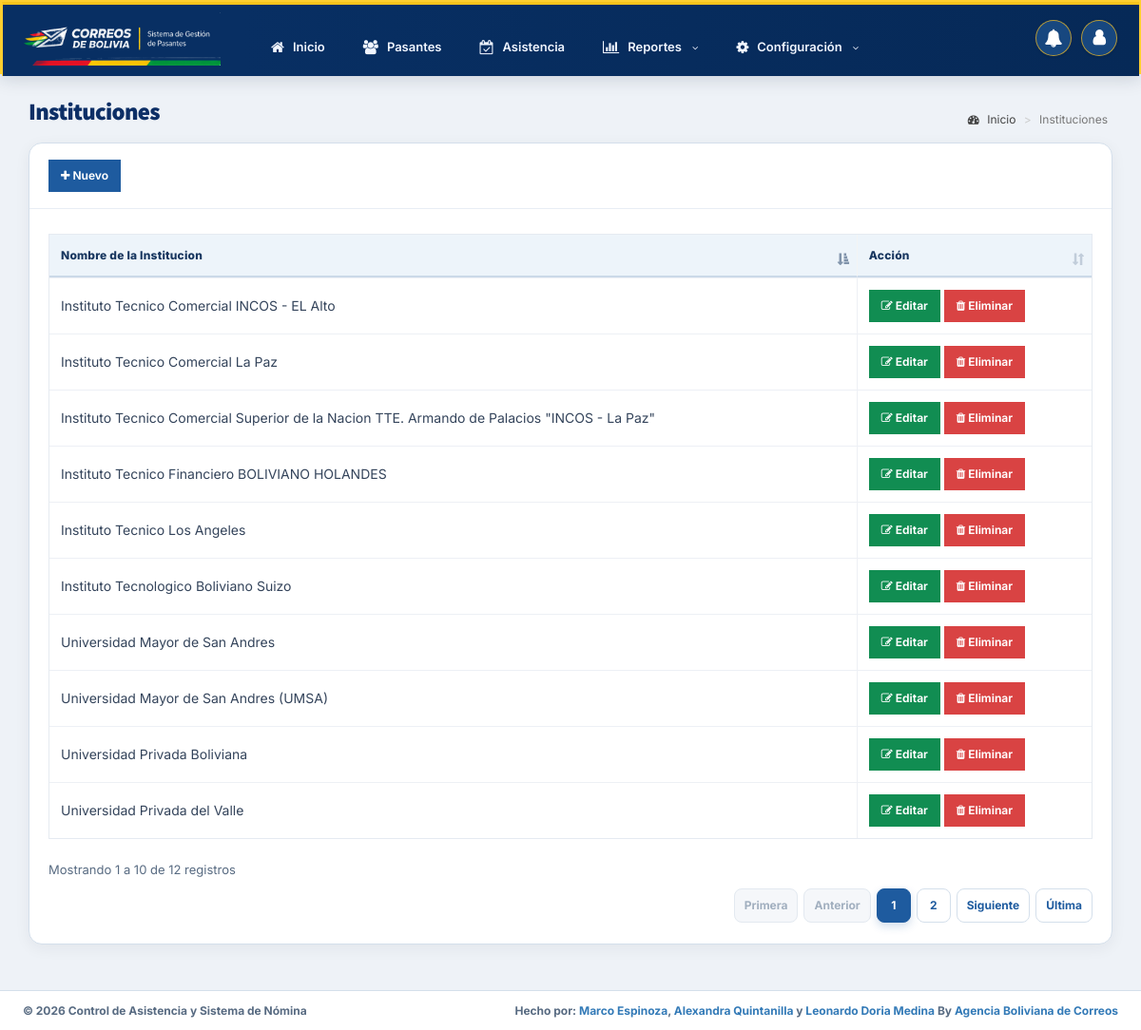
Screenshot of /admin/institution.php (signed in) with the database file from the repository.
### tables this page shows
CREATE TABLE IF NOT EXISTS `institution` (
  `id` int(11) NOT NULL AUTO_INCREMENT,
  `name_institution` text NOT NULL,
  PRIMARY KEY (`id`)
);

### admin/includes/session.php (called while the page is built, shortened)
<?php
require_once __DIR__ . '/conn.php';
$adminId = (int) $_SESSION['admin'];
$statement = $conn->prepare('SELECT * FROM admin WHERE id = ?');
$statement->bind_param('i', $adminId);
$statement->execute();
$user = $statement->get_result()->fetch_assoc();

### admin/institution.php (the view, shortened to what this page needs)
<?php include 'includes/session.php'; ?>
<?php include 'includes/header.php'; ?>
<body class="hold-transition skin-blue sidebar-mini">
  <div class="wrapper">
    <?php include 'includes/navbar.php'; ?>
    <div class="content-wrapper">
      <section class="content-header">
        <h1>
          Instituciones
        </h1>
        <ol class="breadcrumb">
          <li><a href="#"><i class="fa fa-dashboard"></i> Inicio</a></li>
          <li class="active">Instituciones</li>
        </ol>
      </section>
      <section class="content">
        <div class="row">
          <div class="col-xs-12">
            <div class="box">
              <div class="box-header with-border">
                <a href="#addnew" data-toggle="modal" class="btn btn-primary btn-sm btn-flat"><i class="fa fa-plus"></i> Nuevo</a>
              </div>
              <div class="box-body">
                <table id="example1" class="table table-bordered catalog-list-table">
                  <thead>
                    <th>Nombre de la Institucion</th>
                    <th>Acción</th>
                  </thead>
                  <tbody>
                    <?php
                    $sql = "SELECT * FROM institution";
                    $query = $conn->query($sql);
                    while ($row = $query->fetch_assoc()) {
                      echo "
                        <tr>
                          <td>" . $row['name_institution'] . "</td>
                          <td>
                            <button class='btn btn-success btn-sm edit btn-flat' data-id='" . $row['id'] . "'><i class='fa fa-edit'></i> Editar</button>
                            <button class='btn btn-danger btn-sm delete btn-flat' data-id='" . $row['id'] . "'><i class='fa fa-trash'></i> Eliminar</button>
                          </td>
                        </tr>
                      ";
                    }
                    ?>
                  </tbody>
                </table>
              </div>
            </div>
          </div>
        </div>
      </section>
    </div>
    <?php include 'includes/footer.php'; ?>
  </div>
</body>
</html>

### admin/includes/header.php (shortened to what this page needs)
<!DOCTYPE html>
<html>
<head>
  	<link rel="stylesheet" href="../bower_components/bootstrap/dist/css/bootstrap.min.css">
  	<link rel="stylesheet" href="../bower_components/font-awesome/css/font-awesome.min.css">
  	<link rel="stylesheet" href="../bower_components/Ionicons/css/ionicons.min.css">
    <link rel="stylesheet" href="../dist/css/AdminLTE.min.css">
    <link rel="stylesheet" href="../bower_components/datatables.net-bs/css/dataTables.bootstrap.min.css">
    <link rel="stylesheet" href="../bower_components/bootstrap-daterangepicker/daterangepicker.css">
    <link rel="stylesheet" href="../plugins/timepicker/bootstrap-timepicker.min.css">
    <link rel="stylesheet" href="../bower_components/bootstrap-datepicker/dist/css/bootstrap-datepicker.min.css">
    <link rel="stylesheet" href="../dist/css/skins/_all-skins.min.css">
	<link rel="stylesheet" href="css/assistrack-theme.css?v=<?php echo filemtime(__DIR__ . '/../css/assistrack-theme.css'); ?>">
</head>

### admin/includes/navbar.php (shortened to what this page needs)
<header class="main-header">
    <a href="home.php" class="logo">
      <span class="logo-lg"><img src="../images/logo%20GS%20fondo%20transparente.png" alt="Gestión de Pasantes"></span>
    </a>
    <nav class="navbar navbar-static-top">
      <ul class="nav navbar-nav postal-top-links">
        <li class="<?php echo basename($_SERVER['PHP_SELF']) === 'home.php' ? 'active' : ''; ?>"><a href="home.php"><i class="fa fa-home"></i><span>Inicio</span></a></li>
        <li class="<?php echo in_array(basename($_SERVER['PHP_SELF']), array('employee.php', 'employee_detail.php', 'hours.php')) ? 'active' : ''; ?>"><a href="employee.php"><i class="fa fa-users"></i><span>Pasantes</span></a></li>
        <li class="<?php echo basename($_SERVER['PHP_SELF']) === 'attendance.php' ? 'active' : ''; ?>"><a href="attendance.php"><i class="fa fa-calendar-check-o"></i><span>Asistencia</span></a></li>
        <li class="dropdown reports-dropdown"><a href="#" class="dropdown-toggle" data-toggle="dropdown"><i class="fa fa-bar-chart"></i><span>Reportes</span><i class="fa fa-angle-down nav-caret"></i></a></li>
        <li class="dropdown"><a href="#" class="dropdown-toggle" data-toggle="dropdown"><i class="fa fa-cog"></i><span>Configuración</span><i class="fa fa-angle-down nav-caret"></i></a></li>
      </ul>
      <div class="navbar-custom-menu">
        <ul class="nav navbar-nav">
          <li class="notifications-menu">
            <a href="#" class="notification-trigger" title="Notificaciones" aria-label="Notificaciones" data-toggle="dropdown" data-csrf="<?php echo htmlspecialchars($_SESSION['csrf_token'] ?? '', ENT_QUOTES, 'UTF-8'); ?>">
              <i class="fa fa-bell notification-bell-icon" aria-hidden="true"></i>
            </a>
          </li>
          <li class="dropdown user user-menu">
            <a href="#" class="dropdown-toggle" data-toggle="dropdown">
              <?php if (!empty($user['photo']) && file_exists('../images/'.$user['photo'])): ?>
                <img src="<?php echo '../images/'.$user['photo']; ?>" class="user-image" alt="User Image">
              <?php else: ?>
                <span class="user-image user-avatar fa fa-user" aria-hidden="true"></span>
              <?php endif; ?>
            </a>
          </li>
        </ul>
      </div>
    </nav>
  </header>

### admin/includes/footer.php
<footer class="main-footer">
  <div class="pull-right hidden-xs">
    <b>Hecho por:
      <a href="https://www.linkedin.com/in/marco-antonio-espinoza-rojas-617539256/">Marco Espinoza</a>,
      <a href="#">Alexandra Quintanilla</a> y
      <a href="#">Leonardo Doria Medina</a> By
      <a href="https://www.correos.gob.bo">Agencia Boliviana de Correos</a>
    </b>
  </div>
  <strong>&copy; <?php echo date('Y'); ?> Control de Asistencia y Sistema de N&oacute;mina</strong>
</footer>

### admin/includes/navbar.php (style rules this page uses)
.navbar-custom-menu .notifications-menu > a.notification-trigger { position: relative; display: flex; align-items: center; justify-content: center; flex: 0 0 38px; width: 38px !important; min-width: 38px; height: 38px !important; min-height: 38px; margin: 6px 5px; padding: 0; box-sizing: border-box; border: 1px solid rgba(221,177,44,.8); border-radius: 50%; background: #17477f; color: #fff !important; box-shadow: 0 1px 3px rgba(0,0,0,.12); transition: background .18s ease, color .18s ease, box-shadow .18s ease; }
.navbar-custom-menu .notification-bell-icon { display: block; width: auto; height: auto; color: #fff !important; font-size: 19px !important; line-height: 1; }
.navbar-custom-menu > .navbar-nav { display: flex; align-items: center; }
.navbar-custom-menu > .navbar-nav > li.notifications-menu, .navbar-custom-menu > .navbar-nav > li.user-menu { display: flex; align-items: center; height: 50px; }
.navbar-custom-menu .user-menu > a.dropdown-toggle { display: flex; align-items: center; justify-content: center; height: 50px; padding: 0 5px !important; }
.navbar-custom-menu .user-menu > a > .user-avatar { display: inline-flex !important; align-items: center; justify-content: center; width: 38px !important; height: 38px !important; margin: 0 !important; border: 1px solid rgba(221,177,44,.8) !important; border-radius: 50%; background: #17477f !important; color: #fff !important; font-size: 18px !important; line-height: 1 !important; vertical-align: middle; box-shadow: 0 1px 3px rgba(0,0,0,.12); }

### rows the page displays
institution: name_institution "Universidad Privada del Valle"
institution: name_institution "Instituto Tecnico Comercial INCOS - EL Alto"
institution: name_institution "Instituto Tecnico Comercial Superior de la Nacion TTE. Armando de Palacios \"INCOS - La Paz\""
institution: name_institution "Instituto Tecnologico Boliviano Suizo"
institution: name_institution "Universidad Mayor de San Andres"
institution: name_institution "Universidad Privada Boliviana"
institution: name_institution "Instituto Tecnico Comercial La Paz"
institution: name_institution "Instituto Tecnico Financiero BOLIVIANO HOLANDES"
institution: name_institution "Universidad Mayor de San Andres (UMSA)"
institution: name_institution "Instituto Tecnico Los Angeles"
